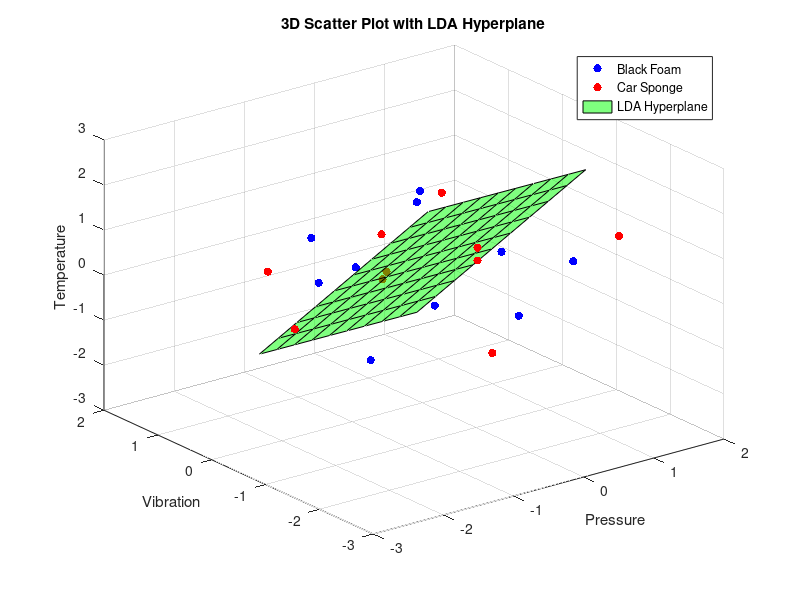
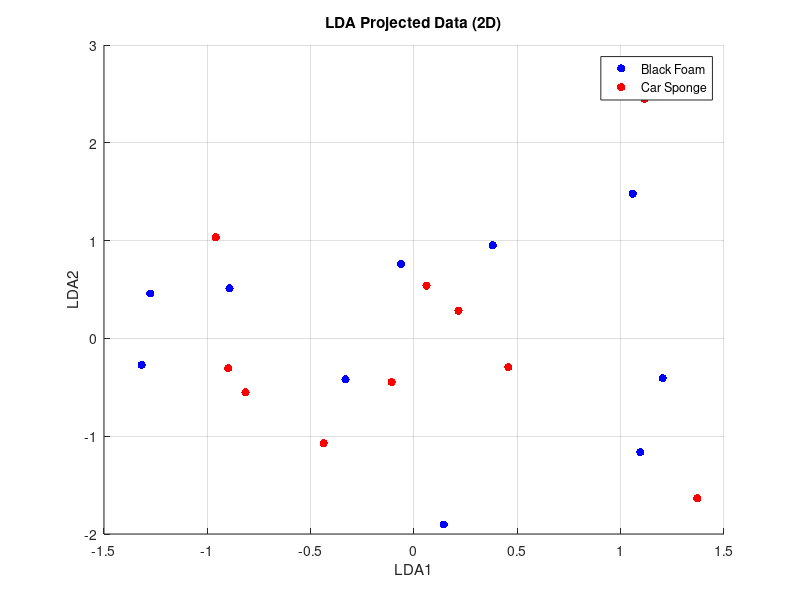
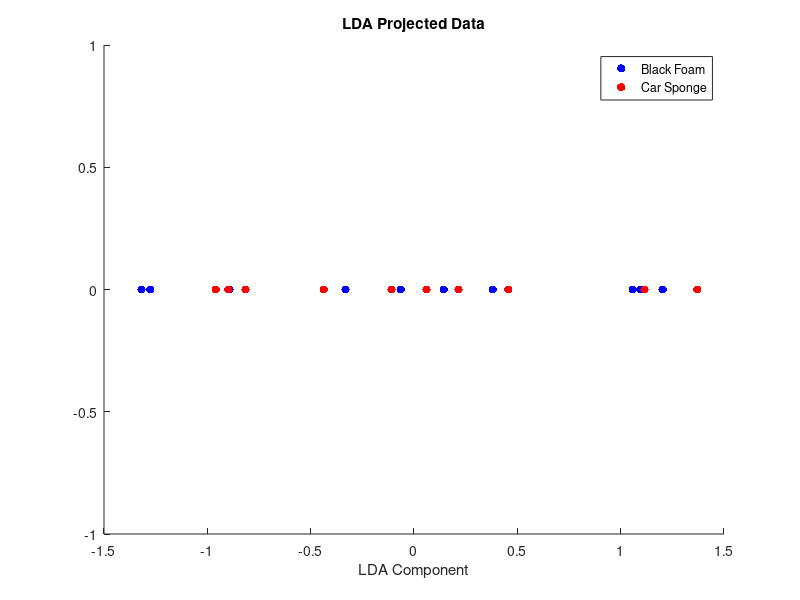

Recreate these plots in MATLAB, in order.
%3D and 1D projection

% Load the data from the .mat file
data = load('Lab1/F0_PVT.mat');

pressure = data.Pressure;
temperature = data.Temperature;
vibration = data.Vibration;

% Initialize matrices with three columns for Pressure, Vibration, and Temperature
X_black_foam = zeros(size(pressure, 2), 3);
X_car_sponge = zeros(size(pressure, 2), 3);

% Extract data for black foam and car sponge
for i = 1 : size(pressure, 2)
    X_black_foam(i, 1) = pressure(2, i); % Pressure
    X_black_foam(i, 2) = vibration(2, i); % Vibration
    X_black_foam(i, 3) = temperature(2, i); % Temperature

    X_car_sponge(i, 1) = pressure(3, i); % Pressure
    X_car_sponge(i, 2) = vibration(3, i); % Vibration
    X_car_sponge(i, 3) = temperature(3, i); % Temperature
end


% Standardization
X_black_foam = (X_black_foam - mean(X_black_foam)) ./ std(X_black_foam);
X_car_sponge = (X_car_sponge - mean(X_car_sponge)) ./ std(X_car_sponge);


% Calculate Means
mean_black_foam = mean(X_black_foam);
mean_car_sponge = mean(X_car_sponge);
overall_mean = mean([X_black_foam; X_car_sponge]);

% Initialize the within-class scatter matrix
S_W = zeros(3, 3);

% Add scatter for each class
for i = 1:size(X_black_foam, 1)
    S_W = S_W + (X_black_foam(i,:) - mean_black_foam)' * (X_black_foam(i,:) - mean_black_foam);
end
for i = 1:size(X_car_sponge, 1)
    S_W = S_W + (X_car_sponge(i,:) - mean_car_sponge)' * (X_car_sponge(i,:) - mean_car_sponge);
end

% Between-class scatter matrix
S_B = (mean_black_foam - overall_mean)' * (mean_black_foam - overall_mean) + ...
      (mean_car_sponge - overall_mean)' * (mean_car_sponge - overall_mean);

% Solve the generalized eigenvalue problem
[eigenvectors, eigenvalues] = eig(inv(S_W) * S_B);

% Extract the diagonal of eigenvalues matrix
eigenvalues = diag(eigenvalues);

% Sort the eigenvalues and corresponding eigenvectors in descending order
[~, sorted_indices] = sort(eigenvalues, 'descend');
eigenvectors = eigenvectors(:, sorted_indices);
disp(eigenvalues)

% Select the top eigenvectors
W = eigenvectors(:, 1);

% Project the data
Y_black_foam = X_black_foam * W;
Y_car_sponge = X_car_sponge * W;
% 3D Scatter Plot
figure;
scatter3(X_black_foam(:, 1), X_black_foam(:, 2), X_black_foam(:, 3), 'b', 'filled');
hold on;
scatter3(X_car_sponge(:, 1), X_car_sponge(:, 2), X_car_sponge(:, 3), 'r', 'filled');
% Add hyperplane (for simplicity, using the first LD)
% Define a grid for the hyperplane
[xGrid, yGrid] = meshgrid(linspace(min(X_black_foam(:,1)), max(X_black_foam(:,1)), 10), ...
                          linspace(min(X_black_foam(:,2)), max(X_black_foam(:,2)), 10));
% Calculate z values on the grid
zGrid = -(W(1)/W(3) * xGrid + W(2)/W(3) * yGrid);
surf(xGrid, yGrid, zGrid, 'FaceColor', 'green', 'FaceAlpha', 0.5);
title('3D Scatter Plot with LDA Hyperplane');
xlabel('Pressure');
ylabel('Vibration');
zlabel('Temperature');
legend('Black Foam', 'Car Sponge', 'LDA Hyperplane');
grid on;
hold off;

% Select the top two eigenvectors for 2D projection
W_2D = eigenvectors(:, 1:2);

% Project the data onto the 2D subspace
Y_black_foam_2D = X_black_foam * W_2D;
Y_car_sponge_2D = X_car_sponge * W_2D;

% Visualization for 2D projection
figure;
scatter(Y_black_foam_2D(:, 1), Y_black_foam_2D(:, 2), 'b', 'filled');
hold on;
scatter(Y_car_sponge_2D(:, 1), Y_car_sponge_2D(:, 2), 'r', 'filled');
legend('Black Foam', 'Car Sponge');
title('LDA Projected Data (2D)');
xlabel('LDA1');
ylabel('LDA2');
grid on;
hold off;


figure;
scatter(Y_black_foam, zeros(size(Y_black_foam)), 'b', 'filled');
hold on;
scatter(Y_car_sponge, zeros(size(Y_car_sponge)), 'r', 'filled');
legend('Black Foam', 'Car Sponge');
title('LDA Projected Data');
xlabel('LDA Component');
hold off;